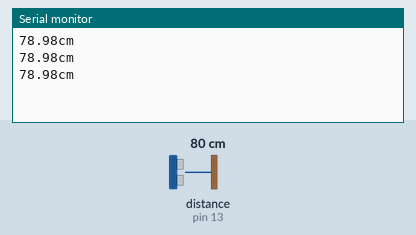
Simulated run of this sketch. Board: Arduino Uno, built with avr-gcc and run on an emulated ATmega328P. On the bench: the last lines printed to the serial monitor. Wiring (inferred from the names in the program): ultrasonic range finder: trigger pin 12; echo pin 13. Inputs (shaded band) come from the test bench; at power-on: distance to the obstacle (sensor on pin 13) 80 cm. The echo pulse lasts 58.3 µs per cm.

Above: at 1.3 s.
1.4 s: distance to the obstacle (sensor on pin 13) set to 2 cm
At 1.9 s:
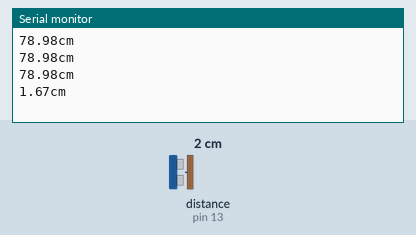
2.9 s: distance to the obstacle (sensor on pin 13) set to 4 cm
At 3.4 s:
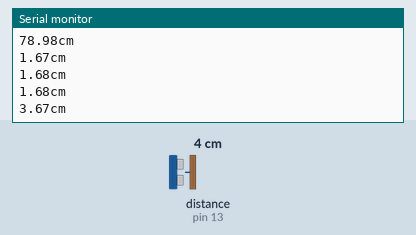
Timing chart, 0 to 5.9 s (numbered marks = the images above; inputs shaded):
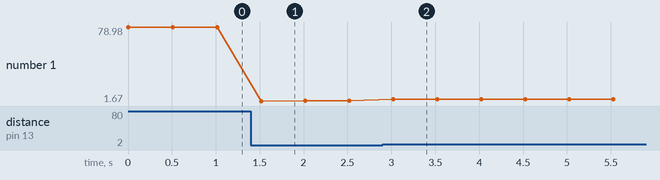

Measured:
- after the input at 1.4 s, the serial monitor: prints a new line after 0.12 s (image 1)
- after the input at 2.9 s, the serial monitor: prints a new line after 0.12 s (image 2)
- plotted number 1: 78.98 → 1.68 after the input at 1.4 s, 1.68 → 3.67 after the input at 2.9 s

The sketch:

sketch_oct06j.ino
```cpp
byte echoPin = 13;
byte trigPin = 12;
float dist;

float measure()
{
  digitalWrite(trigPin,LOW);digitalWrite(echoPin,LOW);//clear
  delayMicroseconds(2);
  digitalWrite(trigPin,HIGH);
  delayMicroseconds(10);
  digitalWrite(trigPin,LOW);
  //echoPin이 HIGH를 유지한 시간을 저장한다.
  unsigned long duration = pulseIn(echoPin,HIGH);
  //HIGH 였을 때 시간(초음파가 보냈다가 다시 돌아오는 시간)을 가지고 거리를 계산한다.
  float distance = ((float)(340*duration) / 10000) / 2;
  return distance;
}
void setup() {
  Serial.begin(9600);
  //trig를 출력모드로 설정, echo를 입력모드로 설정
  pinMode(trigPin,OUTPUT);
  pinMode(echoPin,INPUT);
}

void loop() {
  dist = measure();
  Serial.print(dist);
  Serial.println("cm");
  delay(500);
}
```
